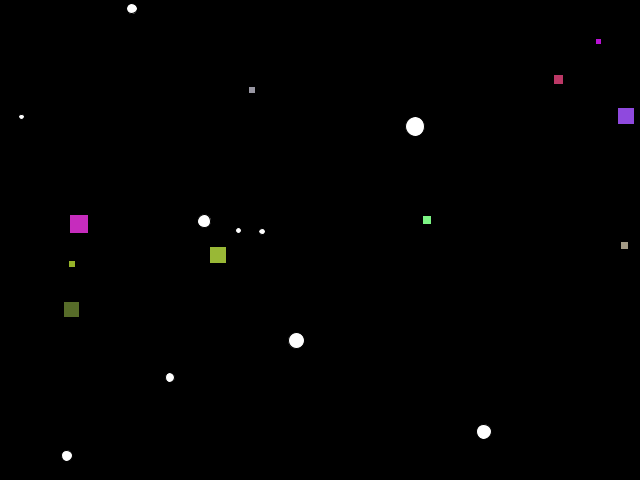
Frame 1 (no input)
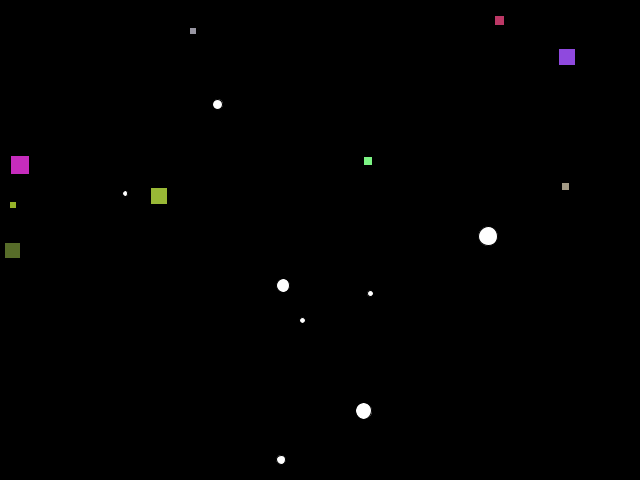
Frame 60 (the mouse pressed at the canvas centre just before this capture)
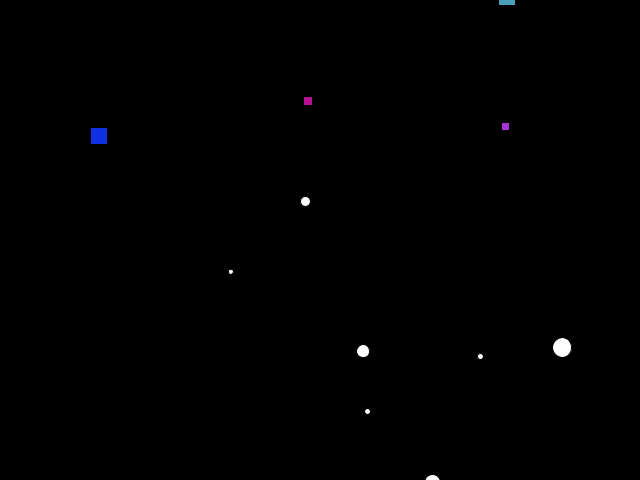
Frame 120 (the mouse held since frame 60 and released just before this capture)

The Processing sketch that drew these frames (run headless with seeded random() and noise(); from frame 60 on, the mouse is pressed at the canvas centre):

// Processing sketch: MainSketch
// ── MainSketch.pde
Circle[] circles;
Square[] squares;
int CIRCLE_NUM = 10;
int SQUARE_NUM = 10;

void setup() {
  size(640,480);
  circles = new Circle[CIRCLE_NUM];
  squares = new Square[SQUARE_NUM];
  for(int i = 0; i < CIRCLE_NUM; i++) {
    circles[i] = new Circle(random(width), random(height), random(5, 20));
  }
  for(int i = 0; i < SQUARE_NUM; i++) {
    squares[i] = new Square((int)random(width), (int)random(height), (int)random(5, 20));
  }
}

void draw() {
  background(0);
  for(Circle circle: circles) {
    circle.move();
    circle.draw();
  }
  for(Square square: squares) {
    square.move();
    square.draw();
  }
}

void mousePressed() {
  for(Square square: squares) {
    square.changeColor();
  }
}
// ── Circle.pde
class Circle {
  float x;
  float y;
  float d;
  float speedX;
  float speedY;

  Circle(float _x, float _y, float _d) {
    x=_x;
    y=_y;
    d=_d;
    speedX=random(1, 2);
    speedY=random(1, 2);
  }

  void move() {
    x+=speedX;
    y+=speedY;
  }
  void draw() {
    ellipse(x, y, d, d);
  }
}
// ── Square.pde
class Square {
  int size;
  int x, y;
  int spX, spY;
  int r, g, b;

  Square(int _x, int _y, int _size) {
    x = _x;
    y = _y;
    size = _size;
    spX = int(random(1, 2));
    spY = int(random(1, 2));
    r = int(random(0, 255));
    g = int(random(0, 255));
    b = int(random(0, 255));
  }

  void move() {
    x -= spX;
    y -= spY;
  }

  void draw() {
    pushStyle();
    fill(r, g, b);
    rect(x, y, size,size);
    popStyle();
  }
  
  void changeColor(){
    r = int(random(0, 255));
    g = int(random(0, 255));
    b = int(random(0, 255));
  }
}
